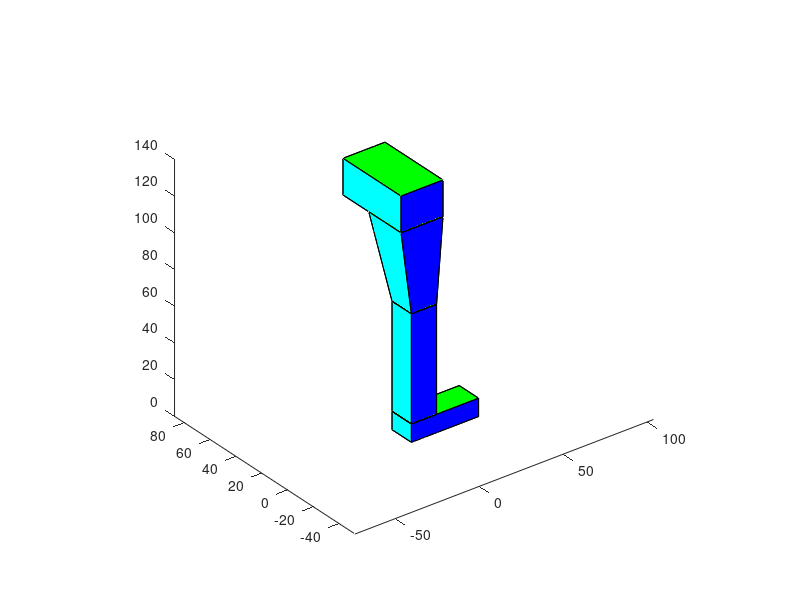

Source code (MATLAB):
F=[1,2,3,4;5,6,7,8;5,6,2,1;8,7,3,4;6,7,3,2;5,8,4,1];
C=[1,0,0;0,1,0;0,0,1;1,1,0;1,0,1;0,1,1];

pieDTalon=[0,0,0;40,0,0;40,15,0;0,15,0;0,0,10;40,0,10;40,15,10;0,15,10];
patch('Faces',F,'Vertices',pieDTalon,'FaceVertexCData',C,'FaceColor','flat');
axis equal

Pierna1=[0,0,10;15,0,10;15,15,10;0,15,10;0,0,70;15,0,70;15,15,70;0,15,70];
patch('Faces',F,'Vertices',Pierna1,'FaceVertexCData',C,'FaceColor','flat');
axis equal

PiernaSuperior1=[0,0,70;15,0,70;15,15,70;0,15,70;-10,-5,120;15,-5,120;15,20,120;-10,20,120];
patch('Faces',F,'Vertices',PiernaSuperior1,'FaceVertexCData',C,'FaceColor','flat');
axis equal

Cadera=[-10,-5,120;15,-5,120;15,40,120;-10,40,120;-10,-5,140;15,-5,140;15,40,140;-10,40,140];
patch('Faces',F,'Vertices',Cadera,'FaceVertexCData',C,'FaceColor','flat');
axis equal
view(3);
